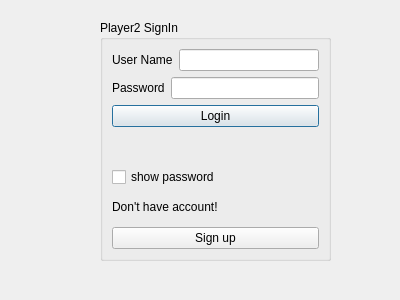
<?xml version="1.0" encoding="UTF-8"?>
<ui version="4.0">
 <class>signin2</class>
 <widget class="QDialog" name="signin2">
  <property name="geometry">
   <rect>
    <x>0</x>
    <y>0</y>
    <width>400</width>
    <height>300</height>
   </rect>
  </property>
  <property name="windowTitle">
   <string>Dialog</string>
  </property>
  <widget class="QGroupBox" name="groupBox">
   <property name="geometry">
    <rect>
     <x>100</x>
     <y>20</y>
     <width>231</width>
     <height>241</height>
    </rect>
   </property>
   <property name="title">
    <string>Player2 SignIn</string>
   </property>
   <layout class="QVBoxLayout" name="verticalLayout_2">
    <item>
     <layout class="QVBoxLayout" name="verticalLayout">
      <item>
       <layout class="QHBoxLayout" name="horizontalLayout_3">
        <item>
         <widget class="QLabel" name="label">
          <property name="text">
           <string>User Name</string>
          </property>
         </widget>
        </item>
        <item>
         <widget class="QLineEdit" name="lineEdit_username2"/>
        </item>
       </layout>
      </item>
      <item>
       <layout class="QHBoxLayout" name="horizontalLayout">
        <item>
         <widget class="QLabel" name="label_2">
          <property name="text">
           <string>Password</string>
          </property>
         </widget>
        </item>
        <item>
         <widget class="QLineEdit" name="lineEdit_password2"/>
        </item>
       </layout>
      </item>
     </layout>
    </item>
    <item>
     <widget class="QPushButton" name="pushButton_login2">
      <property name="text">
       <string>Login</string>
      </property>
     </widget>
    </item>
    <item>
     <widget class="QLabel" name="label_ifthere">
      <property name="styleSheet">
       <string notr="true">color: #f9f02e;</string>
      </property>
      <property name="text">
       <string/>
      </property>
     </widget>
    </item>
    <item>
     <widget class="QCheckBox" name="checkBox_showpassword">
      <property name="text">
       <string>show password</string>
      </property>
     </widget>
    </item>
    <item>
     <widget class="QLabel" name="label_3">
      <property name="text">
       <string>Don't have account!</string>
      </property>
     </widget>
    </item>
    <item>
     <widget class="QPushButton" name="pushButton_signup2">
      <property name="text">
       <string>Sign up</string>
      </property>
     </widget>
    </item>
   </layout>
  </widget>
 </widget>
 <resources/>
 <connections/>
</ui>
